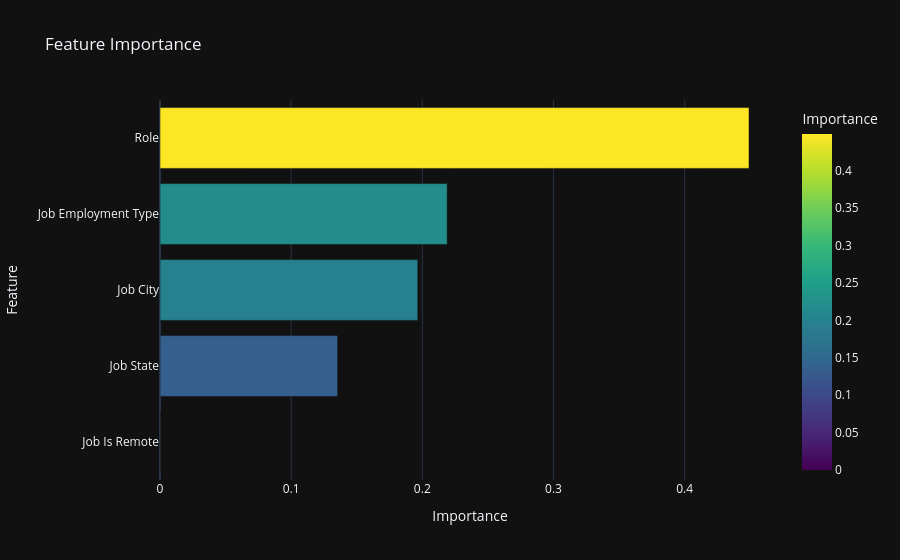

The cell this chart's notebook holds for it:
### Code cell
# Cell 10 - Feature Importance + Save Model
fig = px.bar(pd.DataFrame({"Feature": X.columns, "Importance": best_model.feature_importances_}).sort_values("Importance"),
             x="Importance", y="Feature", orientation="h", color="Importance",
             color_continuous_scale="viridis", title="Feature Importance", template="plotly_dark")
fig.write_image("charts/15_feature_importance.png"); fig.show()

Path("models").mkdir(exist_ok=True)
[pickle.dump(obj, open(f"models/{n}.pkl","wb")) for n,obj in {"salary_model":best_model,"encoders":encoders}.items()]
print(" Saved!")

### Figure 1 — Plotly figure (JSON) as saved in the notebook; plotly's stock layout.template omitted (floating-point values rounded to 4 significant figures)
{"data": [{"hovertemplate": "Importance=%{marker.color}<br>Feature=%{y}<extra></extra>", "legendgroup": "", "marker": {"color": [0.0, 0.1354, 0.1965, 0.2189, 0.4491], "coloraxis": "coloraxis", "pattern": {"shape": ""}}, "name": "", "orientation": "h", "showlegend": false, "textposition": "auto", "type": "bar", "x": [0.0, 0.1354, 0.1965, 0.2189, 0.4491], "xaxis": "x", "y": ["Job Is Remote", "Job State", "Job City", "Job Employment Type", "Role"], "yaxis": "y"}], "layout": {"barmode": "relative", "coloraxis": {"colorbar": {"title": {"text": "Importance"}}, "colorscale": [[0, "#440154"], [0.1111, "#482878"], [0.2222, "#3e4989"], [0.3333, "#31688e"], [0.4444, "#26828e"], [0.5556, "#1f9e89"], [0.6667, "#35b779"], [0.7778, "#6ece58"], [0.8889, "#b5de2b"], [1, "#fde725"]]}, "legend": {"tracegroupgap": 0}, "title": {"text": "Feature Importance"}, "xaxis": {"anchor": "y", "domain": [0, 1], "title": {"text": "Importance"}}, "yaxis": {"anchor": "x", "domain": [0, 1], "title": {"text": "Feature"}}}}
